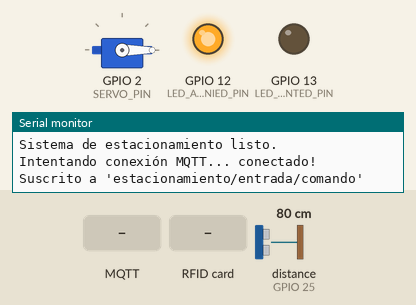
A program run on a simulated ESP32. Parts: servo, output pins drawn as LEDs (lit = HIGH), the last lines printed to the serial monitor. Wiring (inferred from the names in the program): ultrasonic range finder: trigger GPIO 26; echo GPIO 25. Dashed ring = blinking. The inputs (shaded band) are chosen by the test bench; at power-on: distance to the obstacle (sensor on GPIO 25) 80 cm. The echo pulse lasts 58.3 µs per cm; WiFi joins after 1.5 s; servers stay silent unless stated; the local clock reads 2024-03-15 10:24:30 at power-on unless the program sets it; random numbers use the default seed unless the program sets one; no MQTT or app messages arrive unless stated; pins used as bus, display or sensor lines are not drawn.

Above: at 2.7 s.
2.8 s: MQTT message "abrir" arrives on the first subscribed topic
At 3.9 s:
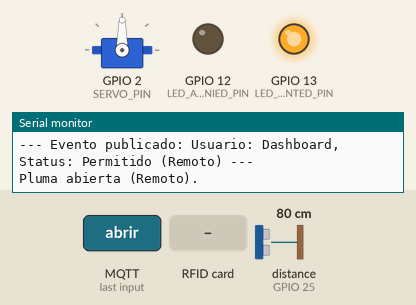
4.3 s: distance to the obstacle (sensor on GPIO 25) set to 2 cm
6.2 s: distance to the obstacle (sensor on GPIO 25) set to 4 cm
9.2 s: RFID card 64 81 21 10 01 held to the reader
At 9.35 s:
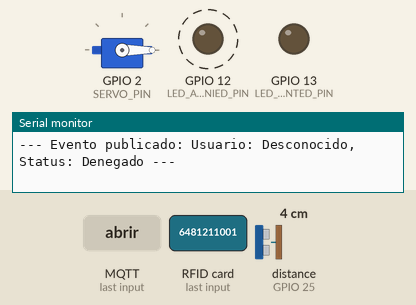
12.2 s: RFID card 5E 7A 19 C4 held to the reader
At 14.82 s:
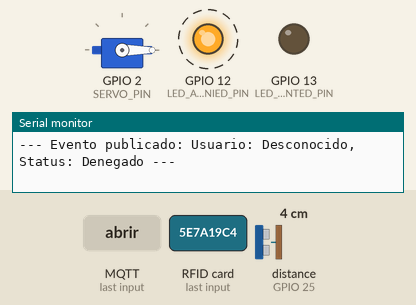
15.2 s: MQTT message "1" arrives on the first subscribed topic
Timing chart, 0 to 17.8 s (numbered marks = the images above; inputs shaded):
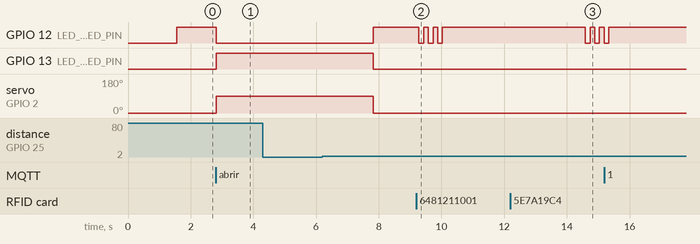

The program:

main.cpp
```cpp
#include <SPI.h>
#include <MFRC522.h>
#include <ESP32Servo.h>
#include <WiFi.h>
#include <time.h>
#include "PubSubClient.h"

// =========================================================
// --- CONFIGURACIÓN (Tus datos actualizados) ---
// =========================================================
const char* ssid = "EnlaceFTTH_CASA_2.4G";
const char* password = "6481211001";
const char* mqttServer = "192.168.1.241";
const int   mqttPort = 1883;
const char* mqttUser = "luisenrique";
const char* mqttPassword = "enrique02";
const char* ntpServer = "pool.ntp.org";
const long  gmtOffset_sec = -6 * 3600;
const int   daylightOffset_sec = 0;

// =========================================================
// --- PINES Y OBJETOS ---
// =========================================================
#define SS_PIN    5
#define RST_PIN   4
#define LED_ACCESS_GRANTED_PIN  13
#define LED_ACCESS_DENIED_PIN   12
#define SERVO_PIN               2

// --- PINES PARA EL SENSOR ULTRASÓNICO ---
#define TRIG_PIN 26
#define ECHO_PIN 25
#define UMBRAL_DISTANCIA 15 // Distancia en cm para detectar un auto

MFRC522 rfid(SS_PIN, RST_PIN);
Servo plumaServo;
WiFiClient espClient;
PubSubClient client(espClient);

// =========================================================
// --- USUARIOS Y COLA (QUEUE) ---
// =========================================================
struct AuthorizedUser {
  byte uid[4];
  const char* name;
};

const int numTarjetas = 4;
AuthorizedUser tarjetasAutorizadas[numTarjetas] = {
  {{0x83, 0xE8, 0xED, 0x2C}, "Usuario 1 (Acm)"},
  {{0x93, 0xB8, 0xB7, 0x14}, "Usuario 2 (asm)"},
  {{0xC3, 0x28, 0x1D, 0x2A}, "Usuario 3 (tbsm)"},
  {{0xF3, 0xB9, 0x7C, 0x29}, "Usuario 4 (tbcm)"}
};

QueueHandle_t userIndexQueue;
const int REMOTE_OPEN_COMMAND = -2;

// =========================================================
// --- PROTOTIPOS DE FUNCIONES ---
// =========================================================
void taskReadRFID(void *parameter);
void taskControlActuators(void *parameter);
void taskMqttManager(void *parameter);
void mqttReconnect();
void callback(char* topic, byte* message, unsigned int length);
void publishAccessEvent(int userIndex);
long getHcsr04Distance(); // Función para leer el sensor

// --- NUEVOS PROTOTIPOS DE APERTURA ---
void openBarrierWithSensorLogic(); // Para el RFID
void openBarrierRemote();          // Para Node-RED

// =========================================================
// --- SETUP ---
// =========================================================
void setup() {
  Serial.begin(115200);
  Serial.print("Conectando a ");
  Serial.println(ssid);
  WiFi.begin(ssid, password);
  while (WiFi.status() != WL_CONNECTED) {
    delay(500);
    Serial.print(".");
  }
  Serial.println("\nWiFi conectado! IP: ");
  Serial.println(WiFi.localIP());
  configTime(gmtOffset_sec, daylightOffset_sec, ntpServer);
  client.setServer(mqttServer, mqttPort);
  client.setCallback(callback);

  SPI.begin();
  rfid.PCD_Init();
  plumaServo.attach(SERVO_PIN);
  plumaServo.write(0);
  pinMode(LED_ACCESS_GRANTED_PIN, OUTPUT);
  pinMode(LED_ACCESS_DENIED_PIN, OUTPUT);

  // --- INICIALIZAR PINES DEL SENSOR ---
  pinMode(TRIG_PIN, OUTPUT);
  pinMode(ECHO_PIN, INPUT);

  digitalWrite(LED_ACCESS_GRANTED_PIN, LOW);
  digitalWrite(LED_ACCESS_DENIED_PIN, HIGH);

  userIndexQueue = xQueueCreate(5, sizeof(int));
  Serial.println(F("\nSistema de estacionamiento listo."));

  xTaskCreate(taskReadRFID, "Read RFID Task", 4096, NULL, 1, NULL);
  xTaskCreate(taskControlActuators, "Control Actuators Task", 4096, NULL, 1, NULL);
  xTaskCreate(taskMqttManager, "MQTT Manager Task", 4096, NULL, 1, NULL);
}

// =========================================================
// --- TAREAS FREERTOS ---
// =========================================================

/**
 * TAREA 1: Leer RFID (Con estabilización)
 * (Esta tarea queda sin cambios respecto a la versión anterior)
 */
void taskReadRFID(void *parameter) {

  bool isCarStablePresent = false;
  const int confirmationTime = 300;

  for (;;) {
    if (!isCarStablePresent) {
      // --- ESTADO: NO HAY AUTO ---
      if (getHcsr04Distance() < UMBRAL_DISTANCIA) {
        vTaskDelay(pdMS_TO_TICKS(confirmationTime));
        if (getHcsr04Distance() < UMBRAL_DISTANCIA) {
          Serial.println("Auto detectado. Por favor, presente su tarjeta RFID.");
          isCarStablePresent = true;
        }
      } else {
        vTaskDelay(pdMS_TO_TICKS(200));
      }
    } else {
      // --- ESTADO: HAY UN AUTO ---
      // 1. ¿Hay una tarjeta RFID?
      if (rfid.PICC_IsNewCardPresent() && rfid.PICC_ReadCardSerial()) {
        Serial.println("Leyendo tarjeta...");
        int userIndex = -1;

        for (int i = 0; i < numTarjetas; i++) {
          bool match = true;
          for (int j = 0; j < 4; j++) {
            if (rfid.uid.uidByte[j] != tarjetasAutorizadas[i].uid[j]) {
              match = false;
              break;
            }
          }
          if (match) { userIndex = i; break; }
        }

        xQueueSend(userIndexQueue, &userIndex, portMAX_DELAY);
        rfid.PICC_HaltA();
        rfid.PCD_StopCrypto1();

        Serial.println("Tarjeta procesada. Esperando a que el auto pase...");
        isCarStablePresent = false;
        vTaskDelay(pdMS_TO_TICKS(5000));

      }
      // 2. No hay tarjeta, ¿El auto se fue?
      else if (getHcsr04Distance() >= UMBRAL_DISTANCIA) {
        vTaskDelay(pdMS_TO_TICKS(confirmationTime));
        if (getHcsr04Distance() >= UMBRAL_DISTANCIA) {
           Serial.println("Auto ya no está presente. Esperando nuevo auto...");
           isCarStablePresent = false;
        }
      }
      // 3. No hay tarjeta y el auto sigue ahí
      else {
         vTaskDelay(pdMS_TO_TICKS(50));
      }
    }
  }
}

/**
 * TAREA 2: Controlar actuadores (MODIFICADA)
 * Llama a la función de apertura correcta según el caso.
 */
void taskControlActuators(void *parameter) {
  int receivedUserIndex;
  for (;;) {
    if (xQueueReceive(userIndexQueue, &receivedUserIndex, portMAX_DELAY) == pdPASS) {
      // Publicar el evento (permitido, denegado, remoto)
      publishAccessEvent(receivedUserIndex);

      // --- ESTA ES LA LÓGICA CORREGIDA ---

      // Si el acceso fue permitido (por RFID)
      if (receivedUserIndex >= 0) {
        openBarrierWithSensorLogic(); // <--- LLAMA A LA FUNCIÓN CON SENSOR

      // Si el acceso fue permitido (por Comando Remoto)
      } else if (receivedUserIndex == REMOTE_OPEN_COMMAND) {
        openBarrierRemote(); // <--- LLAMA A LA FUNCIÓN SIMPLE CON TIMER

      } else {
        // Acceso denegado (userIndex == -1)
        for (int i = 0; i < 3; i++) {
          digitalWrite(LED_ACCESS_DENIED_PIN, LOW);
          vTaskDelay(pdMS_TO_TICKS(150));
          digitalWrite(LED_ACCESS_DENIED_PIN, HIGH);
          vTaskDelay(pdMS_TO_TICKS(150));
        }
      }
    }
  }
}

/**
 * TAREA 3: Gestionar MQTT (Sin cambios)
 */
void taskMqttManager(void *parameter) {
  for (;;) {
    if (!client.connected()) {
      mqttReconnect();
    }
    client.loop();
    vTaskDelay(pdMS_TO_TICKS(50));
  }
}

// =========================================================
// --- FUNCIÓN: LEER SENSOR HC-SR04 ---
// =========================================================
long getHcsr04Distance() {
  digitalWrite(TRIG_PIN, LOW);
  delayMicroseconds(2);
  digitalWrite(TRIG_PIN, HIGH);
  delayMicroseconds(10);
  digitalWrite(TRIG_PIN, LOW);
  long duration = pulseIn(ECHO_PIN, HIGH, 1000000);
  long distance = (duration * 0.0343) / 2;
  if (distance == 0) {
    return 999;
  }
  return distance;
}


// =========================================================
// --- FUNCIONES AUXILIARES DE APERTURA ---
// =========================================================

/**
 * NUEVA FUNCIÓN: Apertura para MODO REMOTO (Node-RED)
 * Simplemente abre, espera 5 seg, y cierra. No usa el sensor.
 */
void openBarrierRemote() {
  digitalWrite(LED_ACCESS_GRANTED_PIN, HIGH);
  digitalWrite(LED_ACCESS_DENIED_PIN, LOW);
  plumaServo.write(90);
  Serial.println("Pluma abierta (Remoto).");

  // Espera un tiempo fijo
  vTaskDelay(pdMS_TO_TICKS(5000));

  Serial.println("Cerrando pluma (Remoto).");
  plumaServo.write(0);
  digitalWrite(LED_ACCESS_GRANTED_PIN, LOW);
  digitalWrite(LED_ACCESS_DENIED_PIN, HIGH);
}


/**
 * FUNCIÓN RENOMBRADA: Apertura para RFID (CON LÓGICA DE SENSOR)
 * Usa el sensor para NO cerrar si hay un auto.
 */
void openBarrierWithSensorLogic() {
  digitalWrite(LED_ACCESS_GRANTED_PIN, HIGH);
  digitalWrite(LED_ACCESS_DENIED_PIN, LOW);
  plumaServo.write(90);
  Serial.println("Pluma abierta (RFID).");

  vTaskDelay(pdMS_TO_TICKS(1500));
  Serial.println("Esperando a que el auto pase...");

  long distancia = 0;
  bool autoDetectado = false;

  do {
    distancia = getHcsr04Distance();
    Serial.printf("Distancia medida: %ld cm\n", distancia);

    if (distancia < UMBRAL_DISTANCIA) {
      if (!autoDetectado) {
        Serial.println("¡Auto detectado! Esperando a que pase...");
        autoDetectado = true;
      }
      digitalWrite(LED_ACCESS_GRANTED_PIN, LOW);
      vTaskDelay(pdMS_TO_TICKS(200));
      digitalWrite(LED_ACCESS_GRANTED_PIN, HIGH);
      vTaskDelay(pdMS_TO_TICKS(200));

    } else if (autoDetectado) {
      Serial.println("Auto parece haber pasado. Dando 1 segundo de gracia...");
      vTaskDelay(pdMS_TO_TICKS(1000));
      break;

    } else {
      vTaskDelay(pdMS_TO_TICKS(500));
    }

  } while (distancia < UMBRAL_DISTANCIA || !autoDetectado);

  // --- CERRAR PLUMA ---
  Serial.println("Camino libre. Cerrando pluma.");
  plumaServo.write(0);
  digitalWrite(LED_ACCESS_GRANTED_PIN, LOW);
  digitalWrite(LED_ACCESS_DENIED_PIN, HIGH);
}


// =========================================================
// --- FUNCIONES MQTT (Sin cambios) ---
// =========================================================

// Función de publicación MQTT (Sin cambios)
void publishAccessEvent(int userIndex) {
    if (!client.connected()) return;
    char timeBuffer[20];
    struct tm timeinfo;
    getLocalTime(&timeinfo);
    strftime(timeBuffer, sizeof(timeBuffer), "%Y-%m-%d %H:%M:%S", &timeinfo);
    const char* status;
    const char* userName;

    if (userIndex == REMOTE_OPEN_COMMAND) {
        status = "Permitido (Remoto)";
        userName = "Dashboard";
    } else if (userIndex != -1) {
        status = "Permitido";
        userName = tarjetasAutorizadas[userIndex].name;
    } else {
        status = "Denegado";
        userName = "Desconocido";
    }
    client.publish("estacionamiento/entrada/usuario", userName);
    client.publish("estacionamiento/entrada/tiempo", timeBuffer);
    client.publish("estacionamiento/entrada/status", status);
    Serial.printf("--- Evento publicado: Usuario: %s, Status: %s ---\n", userName, status);
}

// Función de reconexión MQTT (Sin cambios)
void mqttReconnect() {
  while (!client.connected()) {
    Serial.print("Intentando conexión MQTT...");
    char clientId[50];
    sprintf(clientId, "ESP32_Estacionamiento-%ld", random(1000));
    if (client.connect(clientId, mqttUser, mqttPassword)) {
      Serial.println(" conectado!");
      client.subscribe("estacionamiento/entrada/comando");
      Serial.println("Suscrito a 'estacionamiento/entrada/comando'");
    } else {
      Serial.print(" falló, rc=");
      Serial.print(client.state());
      Serial.println(" -> Intentando de nuevo en 5 segundos");
      delay(5000);
    }
  }
}

// Función de Callback (Sin cambios)
void callback(char* topic, byte* message, unsigned int length) {
  String stMessage;
  for (int i = 0; i < length; i++) {
    stMessage += (char)message[i];
  }
  Serial.printf("Mensaje recibido en [%s]: %s\n", topic, stMessage.c_str());

  if (String(topic) == "estacionamiento/entrada/comando") {
    if (stMessage == "abrir") {
      Serial.println("Comando de apertura remota recibido!");
      int command = REMOTE_OPEN_COMMAND;
      xQueueSend(userIndexQueue, &command, portMAX_DELAY);
    }
  }
}

void loop() {
  vTaskDelete(NULL);
}
```

Measured:
- after the input at 2.8 s, GPIO 12 (LED_ACCESS_DENIED_PIN): HIGH → LOW at once; GPIO 13 (LED_ACCESS_GRANTED_PIN): LOW → HIGH at once; servo on GPIO 2 (SERVO_PIN): 0° → 90° at once
- after the input at 9.2 s, GPIO 12 (LED_ACCESS_DENIED_PIN): alternates HIGH for 0.15 s and LOW for 0.15 s, 6 changes in all, then stays HIGH, starting after 0.08 s
- after the input at 12.2 s, GPIO 12 (LED_ACCESS_DENIED_PIN): alternates HIGH for 0.15 s and LOW for 0.15 s, starting after 2.4 s
